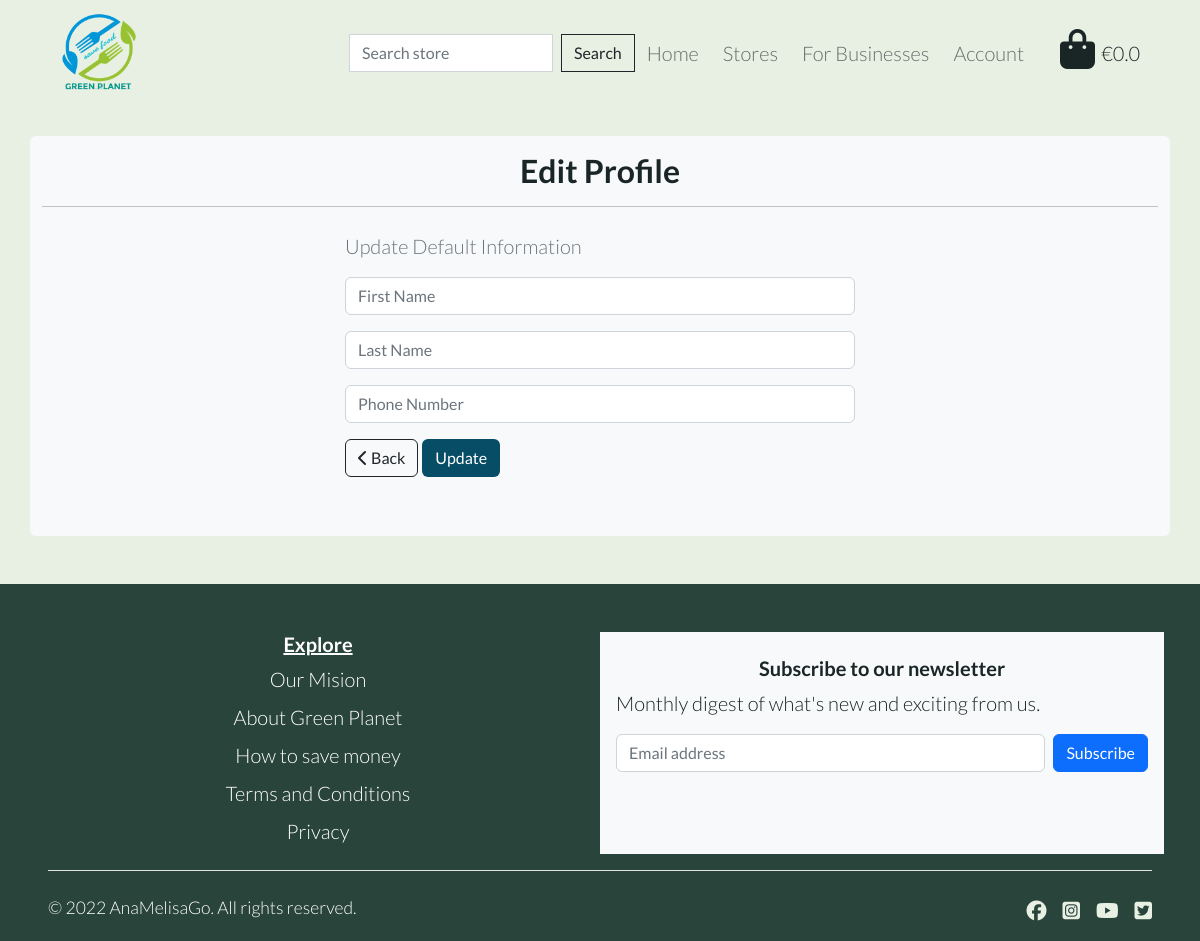
Page /profile/edit_profile/ (signed in) on the earlier database version.
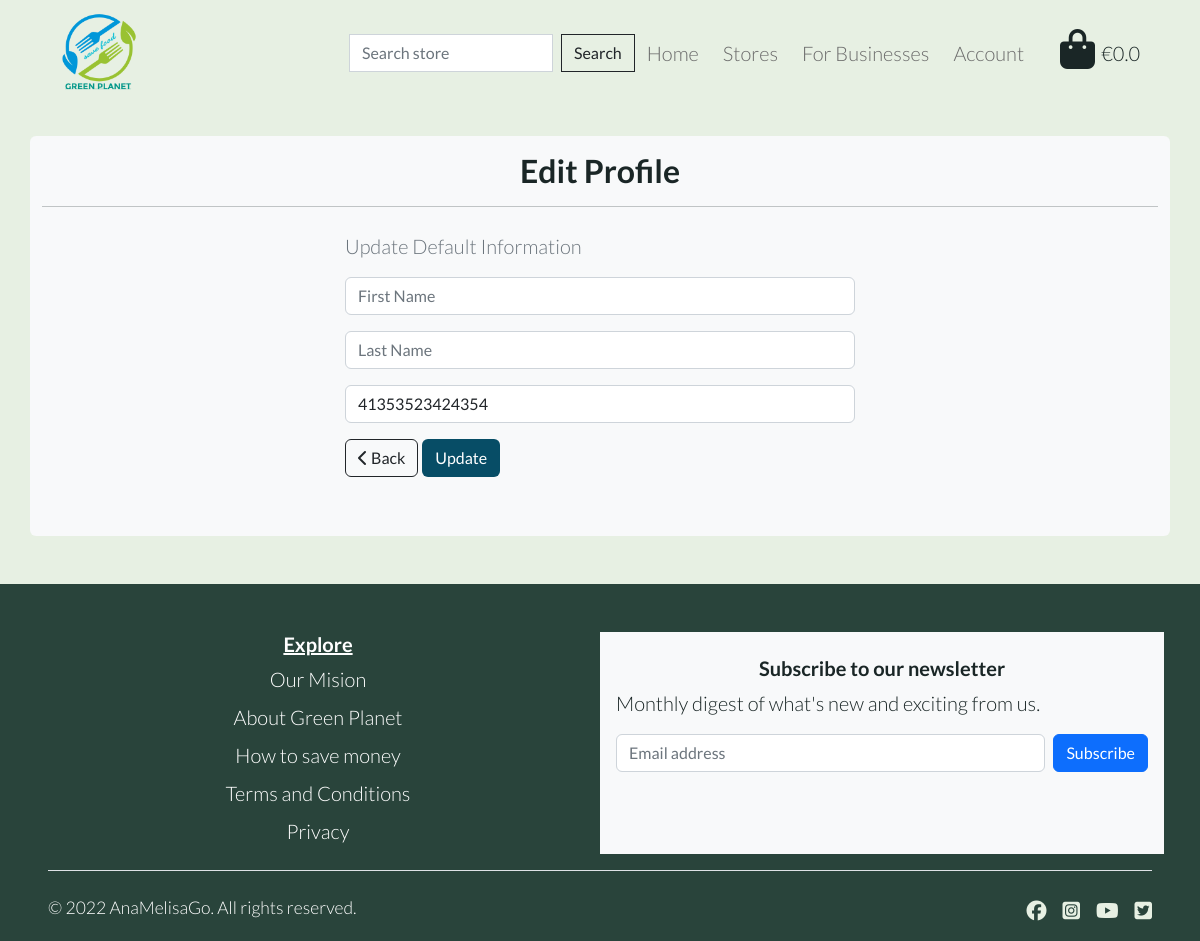
Same page on the later database version.
### userprofiles/models.py (models this page shows, shortened)
class UserProfile(models.Model):
    user = models.OneToOneField(User, on_delete=models.CASCADE)
    default_phone_number = models.CharField(
        max_length=20, null=True, blank=True
    )

### userprofiles/views.py (the view)
# urls.py: path('edit_profile/', views.edit_profile, name='edit_profile'),
@transaction.atomic
def edit_profile(request):
    profile = get_object_or_404(UserProfile, user=request.user)
    if request.method == 'POST':
        user_form = UserForm(request.POST, instance=request.user)
        userprofile_form = UserProfileForm(request.POST, instance=profile)
        if user_form.is_valid() and userprofile_form.is_valid():
            user_form.save()
            userprofile_form.save()
            messages.success(request, 'Profile updated successfully')
        else:
            messages.error(request,
                           ('Update failed. Please ensure '
                            'the form is valid.'))
    else:
        user_form = UserForm(instance=request.user)
        userprofile_form = UserProfileForm(instance=profile)
    template = 'profiles/edit_profile.html'
    context = {
        'profile': profile,
        'user_form': user_form,
        'userprofile_form': userprofile_form,
        'on_profile_page': True,
    }
    return render(request, template, context)

### userprofiles/forms.py
class UserForm(forms.ModelForm):
    class Meta:
        model = User
        fields = ('first_name', 'last_name')
    def __init__(self, *args, **kwargs):
        super().__init__(*args, **kwargs)
        placeholders = {
            'first_name': 'First Name',
            'last_name': 'Last Name',
        }
        self.fields['first_name'].widget.attrs['autofocus'] = True
        for field in self.fields:
            if self.fields[field].required:
                placeholder = f'{placeholders[field]} *'
            else:
                placeholder = placeholders[field]
            self.fields[field].widget.attrs['placeholder'] = placeholder
            self.fields[field].label = False

### bag/contexts.py (called while the page is built, shortened)
def bag_contents(request):
    bag_items = []
    grand_total = 0
    bag = request.session.get('bag', {})
    context = {
        'bag_items': bag_items,
        'grand_total': grand_total,
    }
    return context

### userprofiles/templates/profiles/edit_profile.html (shortened to what this page needs)
{% extends "base.html" %}
{% load static %}
{% block extra_css %}
    <link rel="stylesheet" href="{% static 'profiles/css/profile.css' %}">
{% endblock %}
{% block content %}
<div class="container mt-2 mb-5 min-h-page bg-light rounded py-2">
    <div class="row">
        <div class="col text-center py-2">
            <h2 class="fw-bold">Edit Profile</h2>
            <hr class="my-3">
        </div>
    </div>
    <div class="row mx-lg-4 mx-md-3 d-flex justify-content-center">
        <div class="col-lg-6 col-12">
            <p class="text-muted">Update Default Information</p>
                <form class="mt-3" action="{% url 'edit_profile' %}" method="POST" id="profile-update-form">
                    {{ user_form | crispy }}
                    {{ userprofile_form | crispy }}
                    <a href="{% url 'user_profile' %}" class="btn btn-outline-dark">
                        <span><i class="fas fa-chevron-left"></i></span>
                        <span>Back</span>
                    </a>
                    <button class="btn btn-dark-ocean">Update</button>
                </form>
        </div>
    </div>
</div>
{% endblock %}

Differences in the rows shown:
changed UserProfile: default_phone_number (not shown) → "41353523424354"
